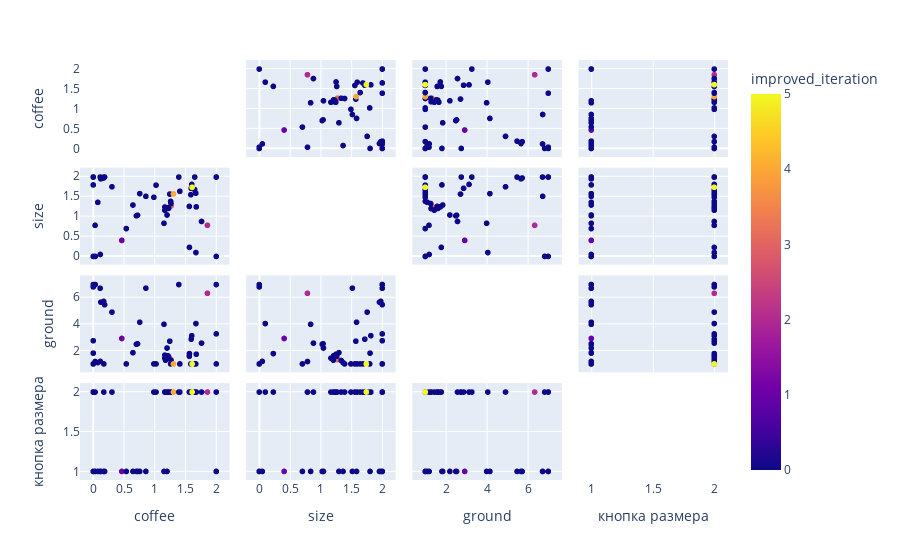

This figure's notebook cell:
### Code cell
import plotly.express as px

fig = px.scatter_matrix(
    steps_df,
    dimensions=steps_df.columns[:-1],
    color="improved_iteration"
)
fig.update_traces(diagonal_visible=False)
fig.show()

### Figure 1 — Plotly figure (JSON) as saved in the notebook; plotly's stock layout.template omitted (floating-point values rounded to 4 significant figures)
{"data": [{"diagonal": {"visible": false}, "dimensions": [{"axis": {"matches": true}, "label": "coffee", "values": [0.4639, 0.7011, 1.857, 1.67, 1.564, 0.8555, 1.266, 1.15, 0.1688, 0.3043, 1.264, 1.258, 1.2, 1.225, 1.214, 1.165, 1.211, 1.175, 0.1845, 1.186, 0.1234, 1.164, 1.213, 0.7197, 2.0, 0.0, 2.0, 0.0, 0.0, 0.172, 0.02989, 0.0, 0.7562, 0.1123, 0.0, 2.0, 0.03181, 1.244, 1.305, 1.675, 1.761, 1.562, 1.602, 0.07334, 1.391, 0.6455, 1.592, 1.587, 1.65, 1.021, 1.408, 0.9858, 0.5369, 0.1149, 1.668, 1.648, 1.608, 0.0]}, {"axis": {"matches": true}, "label": "size", "values": [0.4042, 1.023, 0.7836, 0.09786, 0.2285, 1.514, 1.272, 0.8352, 1.976, 1.755, 1.333, 1.388, 1.044, 1.21, 1.227, 1.245, 1.211, 1.204, 2.0, 1.21, 1.955, 1.165, 1.214, 1.038, 2.0, 0.0, 2.0, 0.0, 2.0, 2.0, 0.7843, 2.0, 1.582, 2.0, 2.0, 0.0, 0.0, 1.571, 1.575, 1.249, 0.8808, 1.26, 1.815, 1.363, 2.0, 1.295, 1.717, 1.555, 2.0, 1.796, 1.642, 1.491, 0.7016, 0.04978, 1.593, 1.685, 1.741, 1.801]}, {"axis": {"matches": true}, "label": "ground", "values": [2.924, 2.489, 6.338, 4.052, 1.781, 6.727, 1.324, 3.994, 5.729, 4.916, 1.261, 1.004, 2.201, 1.554, 1.612, 1.665, 1.612, 1.283, 5.479, 1.62, 5.671, 1.44, 1.592, 2.527, 7.0, 6.823, 3.273, 1.0, 7.0, 1.0, 1.182, 2.756, 4.153, 6.722, 1.0, 1.0, 7.0, 2.72, 1.0, 1.735, 2.574, 1.582, 3.135, 1.101, 7.0, 1.852, 2.87, 1.0, 1.0, 1.0, 1.0, 1.0, 1.0, 1.191, 1.0, 1.0, 1.0, 1.814]}, {"axis": {"matches": true}, "label": "кнопка размера", "values": [1, 1, 2, 2, 2, 1, 2, 1, 1, 2, 2, 2, 1, 2, 2, 2, 2, 2, 1, 2, 1, 2, 2, 1, 1, 2, 2, 1, 2, 2, 2, 2, 1, 1, 1, 1, 1, 2, 2, 2, 2, 2, 2, 1, 2, 1, 2, 2, 2, 2, 2, 2, 1, 1, 2, 2, 2, 1]}], "hovertemplate": "%{xaxis.title.text}=%{x}<br>%{yaxis.title.text}=%{y}<br>improved_iteration=%{marker.color}<extra></extra>", "legendgroup": "", "marker": {"color": [1, 0, 2, 0, 0, 0, 3, 0, 0, 0, 0, 0, 0, 0, 0, 0, 0, 0, 0, 0, 0, 0, 0, 0, 0, 0, 0, 0, 0, 0, 0, 0, 0, 0, 0, 0, 0, 0, 4, 0, 0, 0, 0, 0, 0, 0, 0, 0, 0, 0, 0, 0, 0, 0, 0, 0, 5, 0], "coloraxis": "coloraxis", "symbol": "circle"}, "name": "", "showlegend": false, "type": "splom"}], "layout": {"coloraxis": {"colorbar": {"title": {"text": "improved_iteration"}}, "colorscale": [[0.0, "#0d0887"], [0.1111, "#46039f"], [0.2222, "#7201a8"], [0.3333, "#9c179e"], [0.4444, "#bd3786"], [0.5556, "#d8576b"], [0.6667, "#ed7953"], [0.7778, "#fb9f3a"], [0.8889, "#fdca26"], [1.0, "#f0f921"]]}, "dragmode": "select", "legend": {"tracegroupgap": 0}, "margin": {"t": 60}}}
